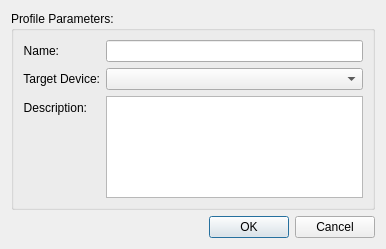
<?xml version="1.0" encoding="UTF-8"?>
<ui version="4.0">
 <class>NewProfileDlg</class>
 <widget class="QDialog" name="NewProfileDlg">
  <property name="geometry">
   <rect>
    <x>0</x>
    <y>0</y>
    <width>386</width>
    <height>249</height>
   </rect>
  </property>
  <property name="windowTitle">
   <string>New Profile</string>
  </property>
  <layout class="QVBoxLayout" name="verticalLayout">
   <item>
    <widget class="QGroupBox" name="groupBox">
     <property name="title">
      <string>Profile Parameters: </string>
     </property>
     <layout class="QFormLayout" name="formLayout">
      <item row="0" column="0">
       <widget class="QLabel" name="nameLb">
        <property name="sizePolicy">
         <sizepolicy hsizetype="Preferred" vsizetype="Preferred">
          <horstretch>0</horstretch>
          <verstretch>0</verstretch>
         </sizepolicy>
        </property>
        <property name="text">
         <string>Name:</string>
        </property>
        <property name="alignment">
         <set>Qt::AlignRight|Qt::AlignTrailing|Qt::AlignVCenter</set>
        </property>
       </widget>
      </item>
      <item row="0" column="1">
       <widget class="QLineEdit" name="nameEd"/>
      </item>
      <item row="1" column="0">
       <widget class="QLabel" name="targetLb">
        <property name="sizePolicy">
         <sizepolicy hsizetype="Preferred" vsizetype="Preferred">
          <horstretch>0</horstretch>
          <verstretch>0</verstretch>
         </sizepolicy>
        </property>
        <property name="text">
         <string>Target Device:</string>
        </property>
        <property name="alignment">
         <set>Qt::AlignRight|Qt::AlignTrailing|Qt::AlignVCenter</set>
        </property>
       </widget>
      </item>
      <item row="1" column="1">
       <widget class="QComboBox" name="targetCb"/>
      </item>
      <item row="2" column="0">
       <widget class="QLabel" name="descrLb">
        <property name="sizePolicy">
         <sizepolicy hsizetype="Preferred" vsizetype="Preferred">
          <horstretch>0</horstretch>
          <verstretch>0</verstretch>
         </sizepolicy>
        </property>
        <property name="text">
         <string>Description:</string>
        </property>
        <property name="alignment">
         <set>Qt::AlignRight|Qt::AlignTrailing|Qt::AlignVCenter</set>
        </property>
       </widget>
      </item>
      <item row="2" column="1">
       <widget class="QPlainTextEdit" name="descrEd"/>
      </item>
     </layout>
    </widget>
   </item>
   <item>
    <widget class="QDialogButtonBox" name="buttonBox">
     <property name="orientation">
      <enum>Qt::Horizontal</enum>
     </property>
     <property name="standardButtons">
      <set>QDialogButtonBox::Cancel|QDialogButtonBox::Ok</set>
     </property>
    </widget>
   </item>
  </layout>
 </widget>
 <resources/>
 <connections>
  <connection>
   <sender>buttonBox</sender>
   <signal>accepted()</signal>
   <receiver>NewProfileDlg</receiver>
   <slot>accept()</slot>
   <hints>
    <hint type="sourcelabel">
     <x>192</x>
     <y>228</y>
    </hint>
    <hint type="destinationlabel">
     <x>192</x>
     <y>124</y>
    </hint>
   </hints>
  </connection>
  <connection>
   <sender>buttonBox</sender>
   <signal>rejected()</signal>
   <receiver>NewProfileDlg</receiver>
   <slot>reject()</slot>
   <hints>
    <hint type="sourcelabel">
     <x>192</x>
     <y>228</y>
    </hint>
    <hint type="destinationlabel">
     <x>192</x>
     <y>124</y>
    </hint>
   </hints>
  </connection>
 </connections>
</ui>
